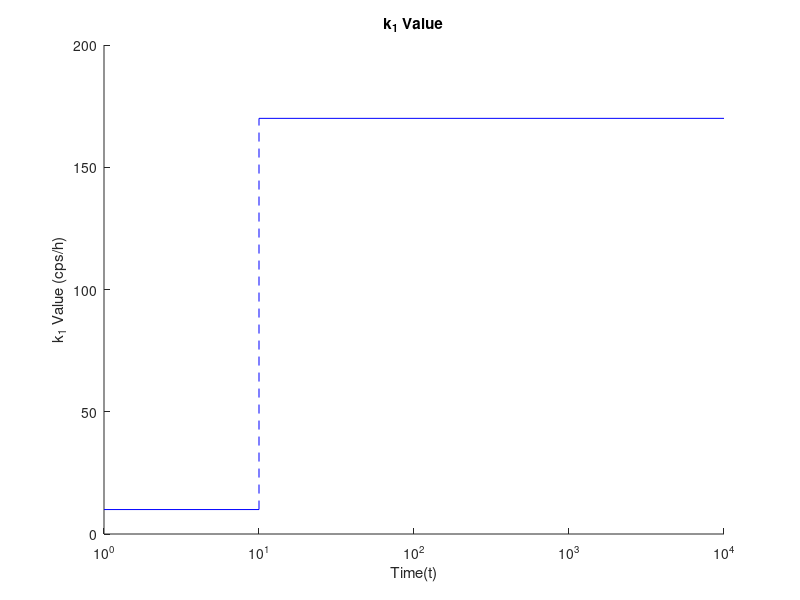

Recreate this plot in MATLAB.
figure;

hold on;

plot([1, 10],[10, 10], '-b');

plot([10, 10],[10, 170], '--b');

plot([10, 10000],[170, 170], '-b');

hold off;

title('k_1 Value');
xlabel('Time(t)')
ylabel('k_1 Value (cps/h)');
set(gca,'xscale','log');